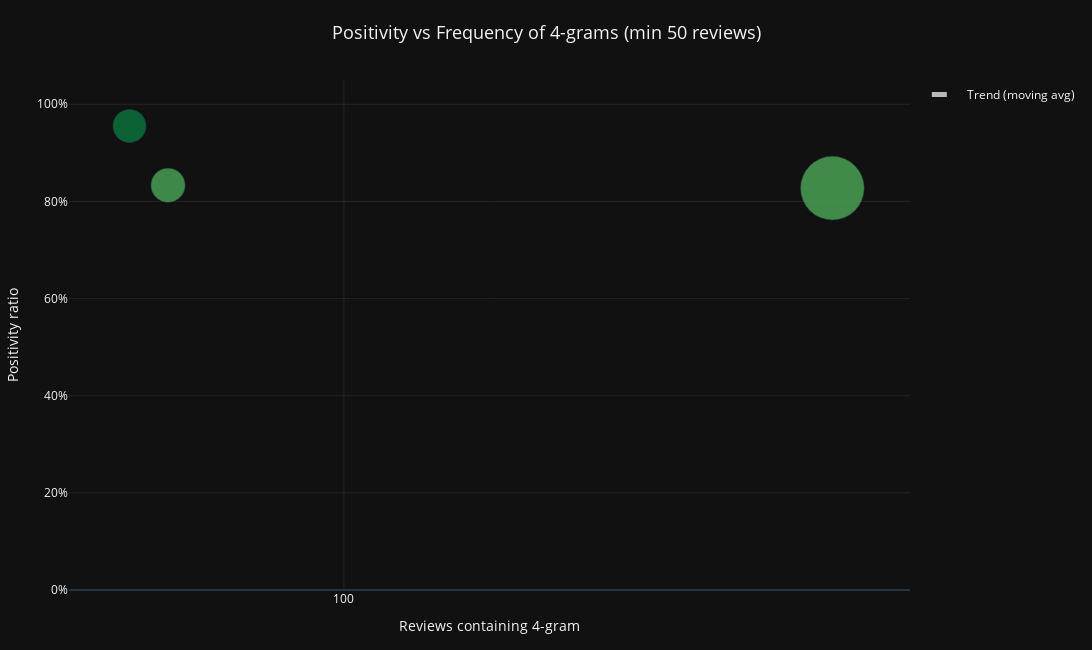

Notebook code for this chart:
### Code cell
n = 4
ngram_stats = ngram_sentiment_stats(reviews, min_reviews=50, n=n)
print(f"Dataset contains {len(ngram_stats)} {n}-grams")
scatter_plot(ngram_stats, n)

### Figure 1 — Plotly figure (JSON) as saved in the notebook; plotly's stock layout.template omitted (floating-point values rounded to 4 significant figures)
{"data": [{"customdata": [["final fantasy vii rebirth"], ["final fantasy vii remake"], ["one best games ever"]], "hovertemplate": "Reviews containing 4-gram=%{marker.size:,d}<br>Positivity ratio=%{marker.color:.1%}<br>ngram=%{customdata[0]}<extra></extra>", "legendgroup": "", "marker": {"color": [0.8273, 0.8333, 0.9552], "coloraxis": "coloraxis", "opacity": 0.75, "size": [249, 72, 67], "sizemode": "area", "sizeref": 0.123, "symbol": "circle", "line": {"color": "DarkSlateGray", "width": 0.5}, "sizemin": 6}, "mode": "markers", "name": "", "orientation": "v", "showlegend": false, "x": [249, 72, 67], "xaxis": "x", "y": [0.8273, 0.8333, 0.9552], "yaxis": "y", "type": "scatter"}, {"hoverinfo": "skip", "line": {"color": "rgba(255, 255, 255, 0.7)", "dash": "dash", "width": 2.5}, "mode": "lines", "name": "Trend (moving avg)", "showlegend": true, "x": [67, 72, 249], "y": [NaN, NaN, NaN], "type": "scatter"}], "layout": {"xaxis": {"anchor": "y", "domain": [0.0, 1.0], "title": {"text": "Reviews containing 4-gram", "font": {"size": 14}}, "type": "log", "tickfont": {"size": 12}, "minor": {"dtick": 1, "showgrid": true, "griddash": "dot", "gridcolor": "rgba(255,255,255,0.04)"}, "gridcolor": "rgba(255,255,255,0.08)", "dtick": 1}, "yaxis": {"anchor": "x", "domain": [0.0, 1.0], "title": {"text": "Positivity ratio", "font": {"size": 14}}, "tickfont": {"size": 12}, "tickformat": ".0%", "range": [0, 1.05], "gridcolor": "rgba(255,255,255,0.08)"}, "coloraxis": {"colorbar": {"title": {"text": "Positivity ratio"}}, "colorscale": [[0.0, "rgb(165,0,38)"], [0.1, "rgb(215,48,39)"], [0.2, "rgb(244,109,67)"], [0.3, "rgb(253,174,97)"], [0.4, "rgb(254,224,139)"], [0.5, "rgb(255,255,191)"], [0.6, "rgb(217,239,139)"], [0.7, "rgb(166,217,106)"], [0.8, "rgb(102,189,99)"], [0.9, "rgb(26,152,80)"], [1.0, "rgb(0,104,55)"]], "cmin": 0, "cmax": 1, "showscale": false}, "legend": {"tracegroupgap": 0, "itemsizing": "constant"}, "margin": {"t": 80, "l": 60, "r": 40, "b": 60}, "title": {"font": {"size": 18}, "text": "Positivity vs Frequency of 4-grams (min 50 reviews)", "y": 0.96, "x": 0.5, "xanchor": "center"}, "width": 1100, "height": 650}}
